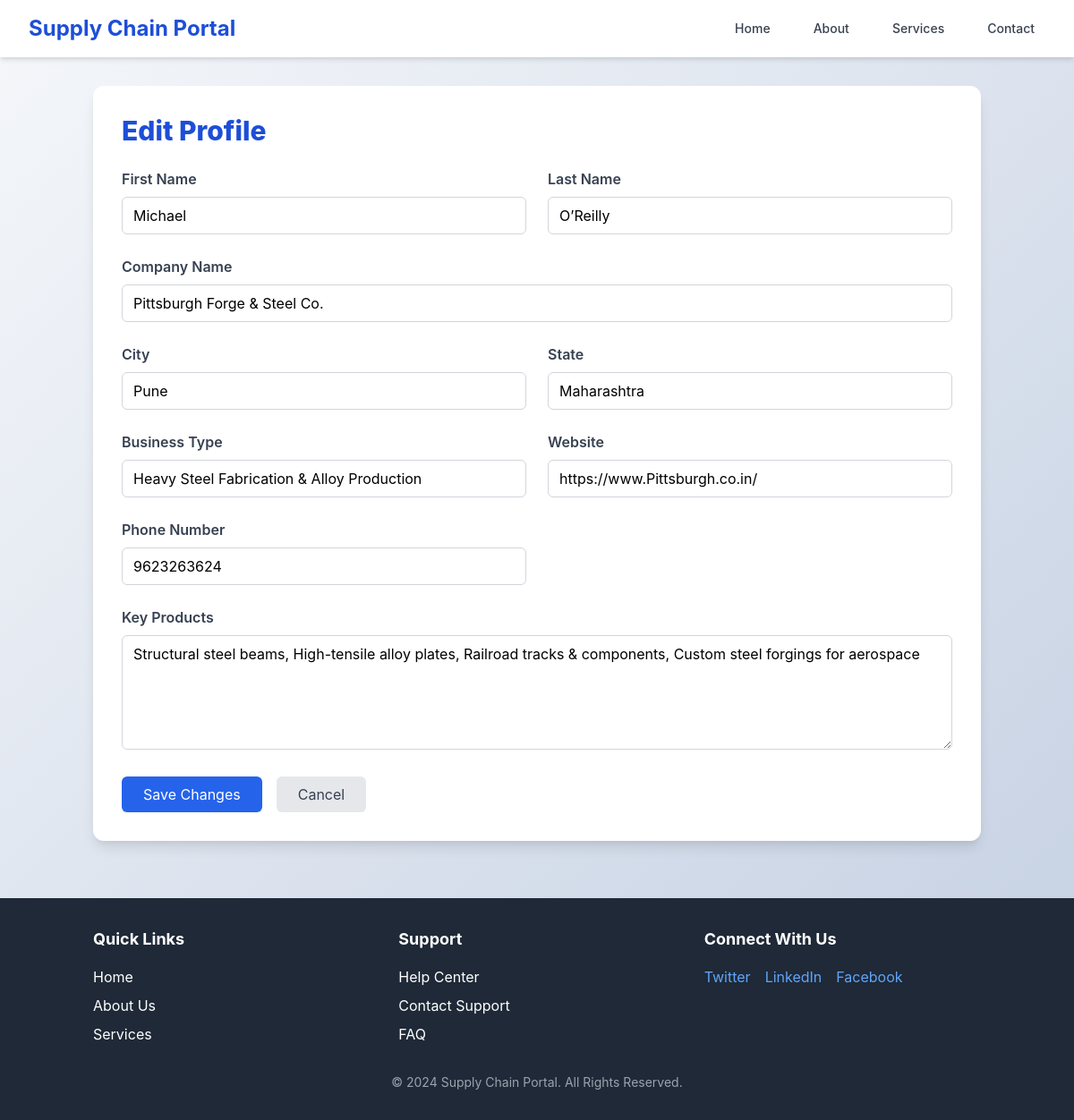
/manufacturer/profile/edit/ (signed in), run on the app's committed database.
### manufacturer/models.py (models this page shows, shortened)
class Manufacturer(models.Model):
    user = models.OneToOneField(User, on_delete=models.CASCADE)
    first_name = models.CharField(max_length=100)
    last_name = models.CharField(max_length=100)
    company_name = models.CharField(max_length=200)
    address = models.CharField(max_length=255)
    city = models.CharField(max_length=100)
    state = models.CharField(max_length=100)
    business_type = models.CharField(max_length=100)
    website = models.URLField(blank=True)
    phone_number = models.CharField(max_length=20)
    key_products = models.TextField()

### manufacturer/views.py (the view, shortened to what this page needs)
# urls.py: path('profile/edit/', views.edit_profile, name='manufacturer_edit_profile'),
def edit_profile(request):
    if not request.user.is_authenticated:
        return redirect('manufacturer_login')
    manufacturer = Manufacturer.objects.get(user=request.user)
    return render(request, 'manufacturer/edit_profile.html', {
        'manufacturer': manufacturer
    })

### manufacturer/templates/manufacturer/edit_profile.html (shortened to what this page needs)
<!DOCTYPE html>
<html lang="en">
<head>
    <link href="https://cdnjs.cloudflare.com/ajax/libs/tailwindcss/2.2.19/tailwind.min.css" rel="stylesheet">
</head>
<body class="min-h-screen flex flex-col bg-gray-50">
    <nav class="relative bg-white shadow-md">
        <div class="max-w-7xl mx-auto px-4 sm:px-6 lg:px-8">
            <div class="flex justify-between items-center h-16">
                <div class="flex items-center">
                    <h1 class="text-2xl font-bold text-blue-700">Supply Chain Portal</h1>
                </div>
                <div class="hidden md:flex space-x-6 nav-menu">
                    <a href="#" class="text-gray-700 hover:text-blue-600 px-3 py-2 text-sm font-medium">Home</a>
                    <a href="#" class="text-gray-700 hover:text-blue-600 px-3 py-2 text-sm font-medium">About</a>
                    <a href="#" class="text-gray-700 hover:text-blue-600 px-3 py-2 text-sm font-medium">Services</a>
                    <a href="#" class="text-gray-700 hover:text-blue-600 px-3 py-2 text-sm font-medium">Contact</a>
                </div>
            </div>
        </div>
    </nav>
    <main class="flex-grow container mx-auto px-4 py-8">
        <div class="max-w-6xl mx-auto">
            <div class="bg-white p-8 rounded-xl shadow-lg dashboard-card">
                <h1 class="text-3xl font-extrabold text-blue-700 mb-6">Edit Profile</h1>
                <form method="post" class="space-y-6">
                    <div class="grid md:grid-cols-2 gap-6">
                        <div class="form-group">
                            <label class="block text-gray-700 font-semibold mb-2">First Name</label>
                            <input type="text" name="first_name" value="{{ manufacturer.first_name }}"
                                   class="w-full px-3 py-2 border border-gray-300 rounded-md focus:outline-none focus:ring-2 focus:ring-blue-500">
                        </div>
                        <div class="form-group">
                            <label class="block text-gray-700 font-semibold mb-2">Last Name</label>
                            <input type="text" name="last_name" value="{{ manufacturer.last_name }}"
                                   class="w-full px-3 py-2 border border-gray-300 rounded-md focus:outline-none focus:ring-2 focus:ring-blue-500">
                        </div>
                        <div class="form-group md:col-span-2">
                            <label class="block text-gray-700 font-semibold mb-2">Company Name</label>
                            <input type="text" name="company_name" value="{{ manufacturer.company_name }}"
                                   class="w-full px-3 py-2 border border-gray-300 rounded-md focus:outline-none focus:ring-2 focus:ring-blue-500">
                        </div>
                        <div class="form-group">
                            <label class="block text-gray-700 font-semibold mb-2">City</label>
                            <input type="text" name="city" value="{{ manufacturer.city }}"
                                   class="w-full px-3 py-2 border border-gray-300 rounded-md focus:outline-none focus:ring-2 focus:ring-blue-500">
                        </div>
                        <div class="form-group">
                            <label class="block text-gray-700 font-semibold mb-2">State</label>
                            <input type="text" name="state" value="{{ manufacturer.state }}"
                                   class="w-full px-3 py-2 border border-gray-300 rounded-md focus:outline-none focus:ring-2 focus:ring-blue-500">
                        </div>
                        <div class="form-group">
                            <label class="block text-gray-700 font-semibold mb-2">Business Type</label>
                            <input type="text" name="business_type" value="{{ manufacturer.business_type }}"
                                   class="w-full px-3 py-2 border border-gray-300 rounded-md focus:outline-none focus:ring-2 focus:ring-blue-500">
                        </div>
                        <div class="form-group">
                            <label class="block text-gray-700 font-semibold mb-2">Website</label>
                            <input type="url" name="website" value="{{ manufacturer.website }}"
                                   class="w-full px-3 py-2 border border-gray-300 rounded-md focus:outline-none focus:ring-2 focus:ring-blue-500">
                        </div>
                        <div class="form-group">
                            <label class="block text-gray-700 font-semibold mb-2">Phone Number</label>
                            <input type="text" name="phone_number" value="{{ manufacturer.phone_number }}"
                                   class="w-full px-3 py-2 border border-gray-300 rounded-md focus:outline-none focus:ring-2 focus:ring-blue-500">
                        </div>
                        <div class="form-group md:col-span-2">
                            <label class="block text-gray-700 font-semibold mb-2">Key Products</label>
                            <textarea name="key_products"
                                      class="w-full px-3 py-2 border border-gray-300 rounded-md focus:outline-none focus:ring-2 focus:ring-blue-500 h-32">{{ manufacturer.key_products }}</textarea>
                        </div>
                    </div>
                    <div class="flex space-x-4 mt-6">
                        <button type="submit" class="bg-blue-600 text-white px-6 py-2 rounded-md hover:bg-blue-700 transition duration-300 ease-in-out">
                            Save Changes
                        </button>
                        <a href="{% url 'manufacturer_profile' %}" class="bg-gray-200 text-gray-700 px-6 py-2 rounded-md hover:bg-gray-300 transition duration-300 ease-in-out">
                            Cancel
                        </a>
                    </div>
                </form>
            </div>
        </div>
    </main>
    <footer class="bg-gray-800 text-white py-8 mt-8">
        <div class="container mx-auto px-4 grid md:grid-cols-3 gap-8">
            <div>
                <h3 class="text-lg font-bold mb-4">Quick Links</h3>
                <ul class="space-y-2">
                    <li><a href="#" class="hover:text-blue-400">Home</a></li>
                    <li><a href="#" class="hover:text-blue-400">About Us</a></li>
                    <li><a href="#" class="hover:text-blue-400">Services</a></li>
                </ul>
            </div>
            <div>
                <h3 class="text-lg font-bold mb-4">Support</h3>
                <ul class="space-y-2">
                    <li><a href="#" class="hover:text-blue-400">Help Center</a></li>
                    <li><a href="#" class="hover:text-blue-400">Contact Support</a></li>
                    <li><a href="#" class="hover:text-blue-400">FAQ</a></li>
                </ul>
            </div>
            <div>
                <h3 class="text-lg font-bold mb-4">Connect With Us</h3>
                <div class="flex space-x-4">
                    <a href="#" class="text-blue-400 hover:text-blue-600">Twitter</a>
                    <a href="#" class="text-blue-400 hover:text-blue-600">LinkedIn</a>
                    <a href="#" class="text-blue-400 hover:text-blue-600">Facebook</a>
                </div>
            </div>
        </div>
        <div class="text-center mt-8 text-sm text-gray-400">
            © 2024 Supply Chain Portal. All Rights Reserved.
        </div>
    </footer>
</body>
</html>

### manufacturer/templates/manufacturer/edit_profile.html (style rules this page uses)
body { background: linear-gradient(135deg, #f5f7fa 0%, #c3cfe2 100%); font-family: 'Inter', sans-serif; }
.dashboard-card { transition: all 0.3s ease; transform-origin: center; }

### data on the page
Manufacturer: first_name "Michael", last_name "O’Reilly", company_name "Pittsburgh Forge & Steel Co.", city "Pune", state "Maharashtra", business_type "Heavy Steel Fabrication & Alloy Production", website "https://www.Pittsburgh.co.in/", phone_number "9623263624", key_products "Structural steel beams, High-tensile alloy plates, Railroad tracks & components, Custom steel forgings for aerospace"
